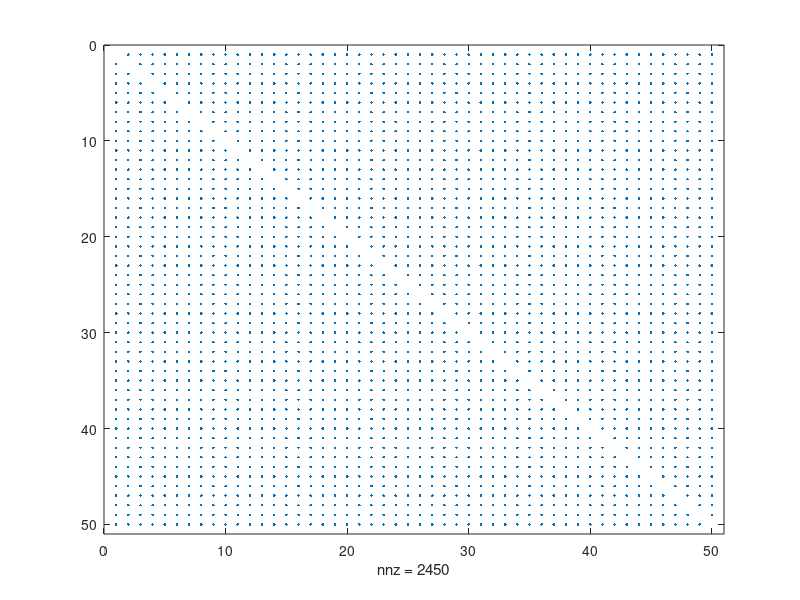

Source code (MATLAB):
% presynaptic indices in rows
% postsynpatic in columns

%%%%%%%%%%%%%%%%%%%%%%%%%%%%%%%%%%%%%%%%%%%%%%%%%%%%%%%%%%%%%%%%%%%%
% Set up connectivity matrix W

% 1D ring network
% set network size n 
n = 50;

%%%%%%%%%%%%%%%%%%%%%%%%%%%%%%%%%%%%%%%%%%%%%%%%%%%%%%%%%%%%%
% % nearest neighbor coupling
% % set radius of connectivity crad, # of outgoing synapses per neuron =
% % 2*crad
% crad = 1;
% 
% W = zeros(n);
% for k=1:crad
%     W = W +diag(ones(n-k,1),k)+diag(ones(n-k,1),-k);
% end
% 
% % add synapses to end cells = periodic boundary conditions
% for k=crad:-1:1
%     for j=crad:-1:k
%         W(n-(j-k),k) = 1;
%         W(k,n-(j-k)) = 1;
%     end
% end
% clear crad j k
%%%%%%%%%%%%%%%%%%%%%%%%%%%%%%%%%%%%%%%%%%%%%%%%%%%%%%%%%%%%%%%%%%%%%%%

%%%%%%%%%%%%%%%%%%%%%%%%%%%%%%%%%%%%%%%%%%%%%%%%%%%%%%%%%%%%%%%%%%%%%
% all-to-all coupling
W = ones(n);
W = W - diag(ones(n,1));
%%%%%%%%%%%%%%%%%%%%%%%%%%%%%%%%%%%%%%%%%%%%%%%%%%%%%%%%%%%%%%%%%%%%

%%%%%%%%%%%%%%%%%%%%%%%%%%%%%%%%%%%%%%%%%%%%%%%%%%%%%%%%%%%%%%%%%%%%%%%
% % random sparse connectivity with 2*crad outgoing synapses per neuron
% % start with all-to-all coupling and set n-2*crad synapses to zero
% crad=1;
% 
% W = ones(n);
% W = W - diag(ones(n,1));
% 
% %loop through rows of W
% for i=1:n
%     % randomly determine which synaptic connections to zero out
%     allconnects = randperm(n);
%     noconnect=allconnects(1:(n-1)-2*crad);
%     %Errorcheck so autapses are not included
%     checki=find(noconnect==i);
%     if ~isempty(checki)
%         noconnect(checki)=allconnects(n-2*crad+1);
%     end
%     % zero out synaptic connections
%     W(i,noconnect) = 0;
%     
% end
% clear crad allconnects noconnect checki i

%%%%%%%%%%%%%%%%%%%%%%%%%%%%%%%%%%%%%%%%%%%%%%%%%%%%%%%%%%%%%%%%%%%%

figure;spy(W)